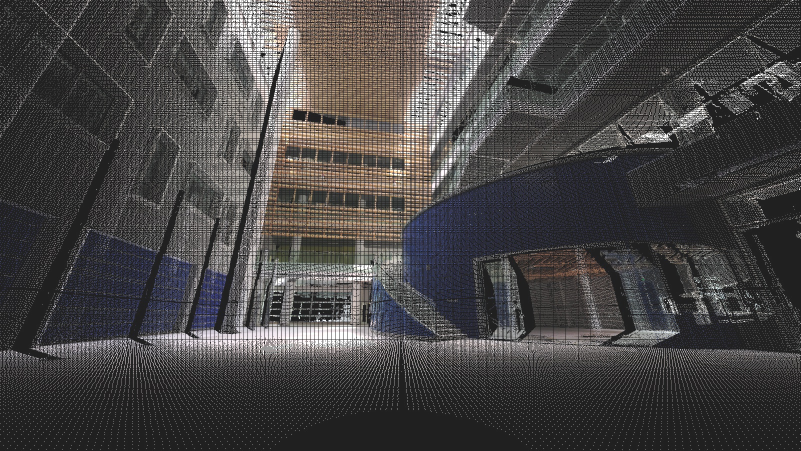
#> input picture photos/1.jpg, 1601 x 901 px, found by its file name (shown at 1/2 size); its folder holds 3 pictures in this run
$ python enhance.py
#> lines starting #> are read from the running program, lines starting #| are printed output that depends on the picture
import cv2
import numpy as np
import os
for i in range(1,4):
    image = cv2.imread(os.getcwd()+"\\..\\..\\photos\\"+str(i)+".jpg")
#> image is the input picture: shape (901, 1601, 3); mean B, G, R 68.4, 68.5, 70.6
    image = cv2.GaussianBlur(image, (3, 3), 0.4)
    M = np.ones(image.shape,dtype="uint8")*32
    added = cv2.add(image,M)
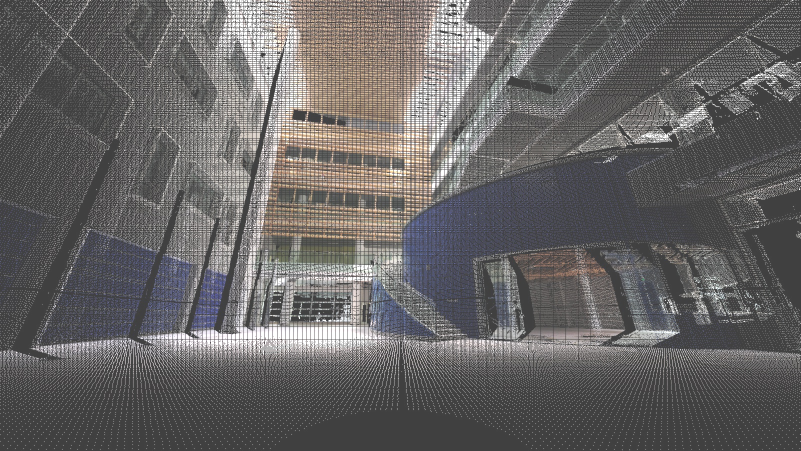
#> added: shape (901, 1601, 3) (shown at 1/2 size); mean B, G, R 100, 100.1, 102
    cv2.imwrite(os.getcwd()+"\\..\\..\\photos\\"+str(i)+".jpg",added)
#> pass 2 of the loop `for i in range(1,4):`:
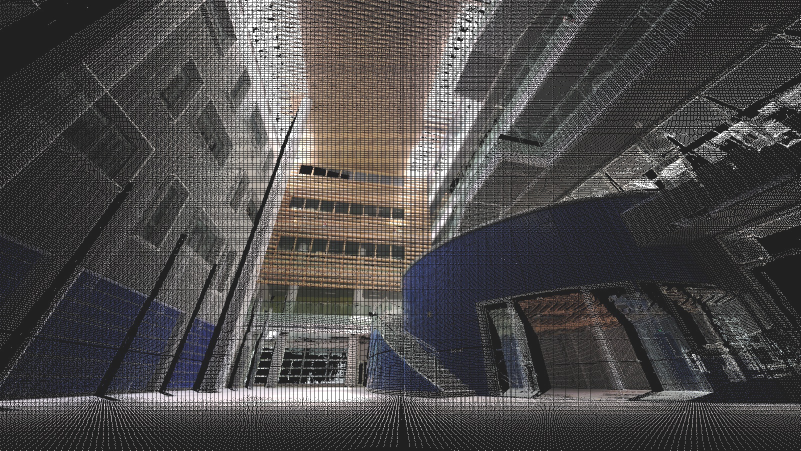
#> input picture photos/2.jpg, 1601 x 901 px, found by its file name (shown at 1/2 size)
#> image is the input picture: shape (901, 1601, 3); mean B, G, R 73.1, 73.3, 75.6
#> `added = cv2.add(image,M)`:
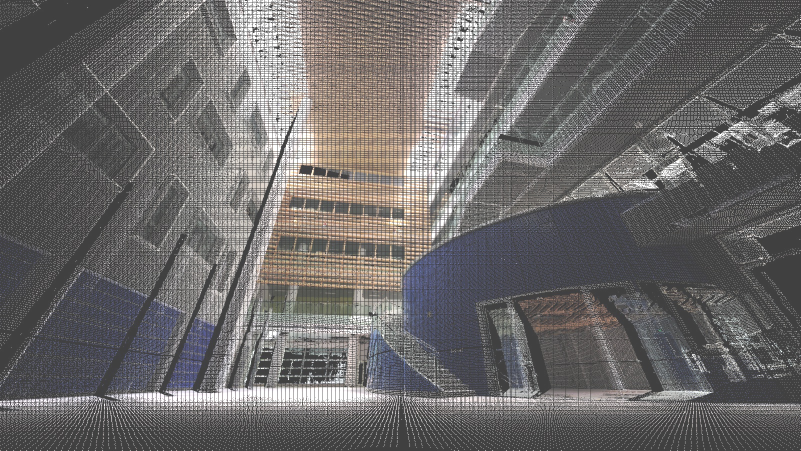
#> added: shape (901, 1601, 3) (shown at 1/2 size); mean B, G, R 104.5, 104.7, 106.9
#> pass 3 of the loop `for i in range(1,4):`:
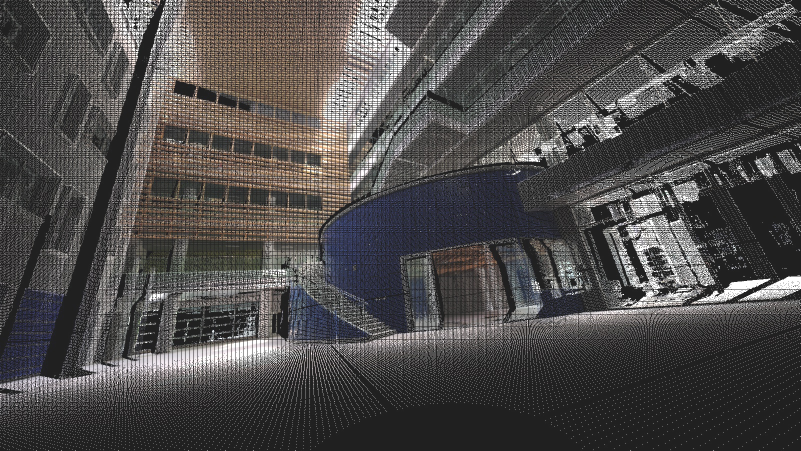
#> input picture photos/3.jpg, 1601 x 901 px, found by its file name (shown at 1/2 size)
#> image is the input picture: shape (901, 1601, 3); mean B, G, R 73.7, 74.2, 76.5
#> `added = cv2.add(image,M)`:
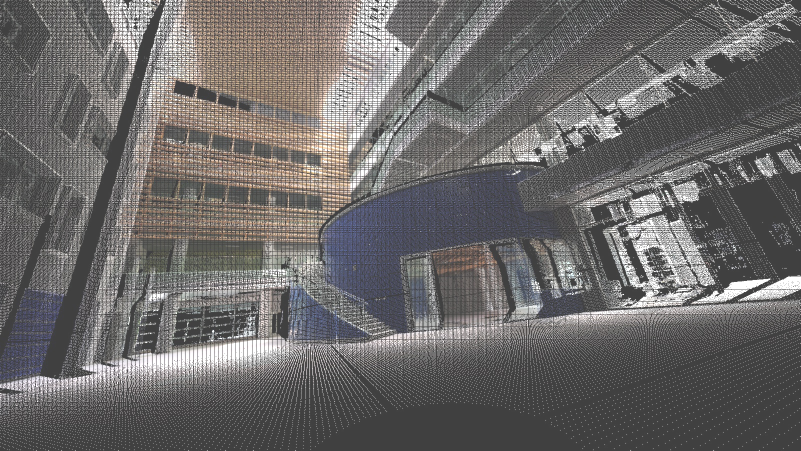
#> added: shape (901, 1601, 3) (shown at 1/2 size); mean B, G, R 104.9, 105.4, 107.6
